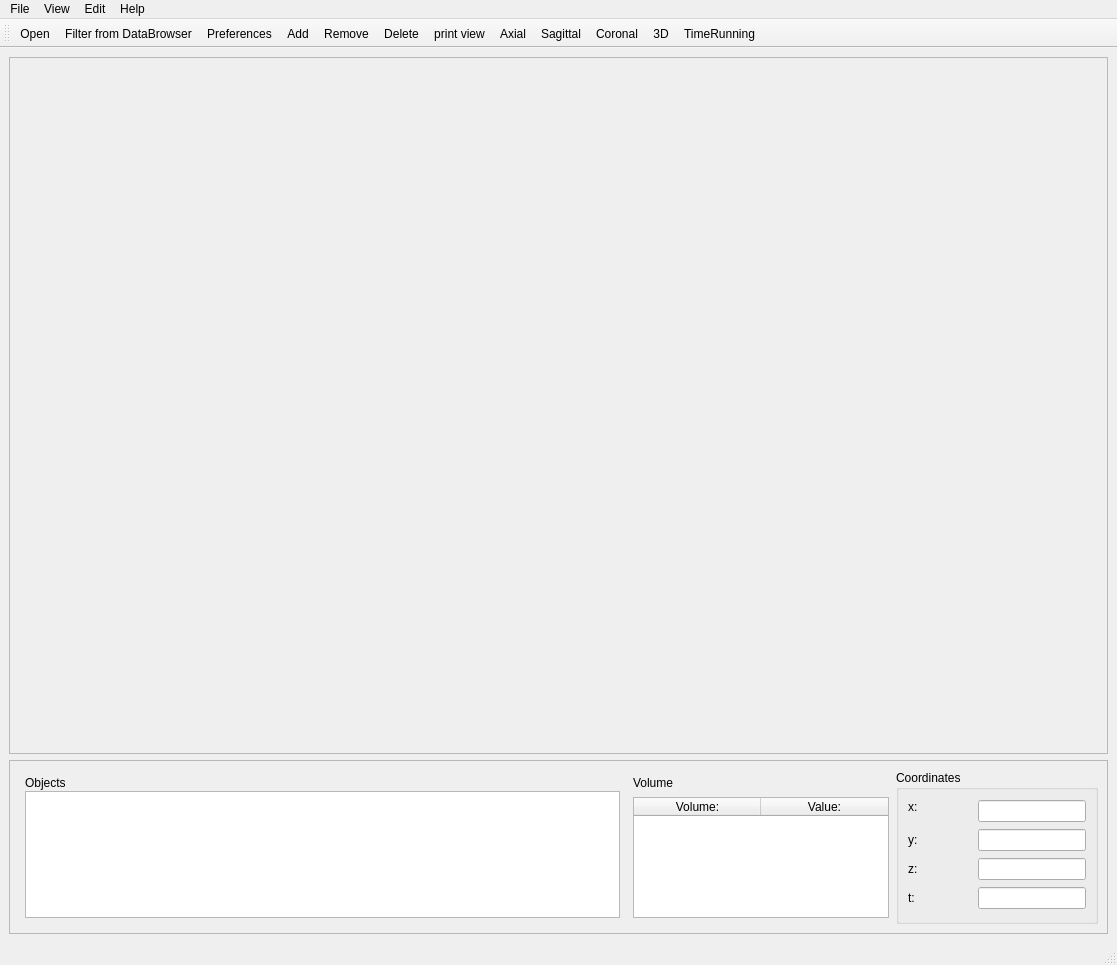
<?xml version="1.0" encoding="UTF-8"?>
<ui version="4.0">
 <class>MainWindow</class>
 <widget class="QMainWindow" name="MainWindow">
  <property name="geometry">
   <rect>
    <x>0</x>
    <y>0</y>
    <width>1117</width>
    <height>965</height>
   </rect>
  </property>
  <property name="windowTitle">
   <string>MainWindow</string>
  </property>
  <widget class="QWidget" name="centralwidget">
   <layout class="QVBoxLayout" name="verticalLayout">
    <item>
     <widget class="QFrame" name="windows">
      <property name="sizePolicy">
       <sizepolicy hsizetype="Preferred" vsizetype="Preferred">
        <horstretch>0</horstretch>
        <verstretch>8</verstretch>
       </sizepolicy>
      </property>
      <property name="minimumSize">
       <size>
        <width>0</width>
        <height>200</height>
       </size>
      </property>
      <property name="baseSize">
       <size>
        <width>0</width>
        <height>0</height>
       </size>
      </property>
      <property name="acceptDrops">
       <bool>true</bool>
      </property>
      <property name="frameShape">
       <enum>QFrame::StyledPanel</enum>
      </property>
      <property name="frameShadow">
       <enum>QFrame::Raised</enum>
      </property>
      <property name="lineWidth">
       <number>1</number>
      </property>
     </widget>
    </item>
    <item>
     <widget class="QFrame" name="frame">
      <property name="sizePolicy">
       <sizepolicy hsizetype="Preferred" vsizetype="Preferred">
        <horstretch>0</horstretch>
        <verstretch>2</verstretch>
       </sizepolicy>
      </property>
      <property name="frameShape">
       <enum>QFrame::StyledPanel</enum>
      </property>
      <property name="frameShadow">
       <enum>QFrame::Raised</enum>
      </property>
      <layout class="QHBoxLayout" name="horizontalLayout" stretch="0,0,0">
       <property name="spacing">
        <number>7</number>
       </property>
       <item>
        <widget class="QWidget" name="objectWidget" native="true">
         <property name="sizePolicy">
          <sizepolicy hsizetype="Preferred" vsizetype="Preferred">
           <horstretch>3</horstretch>
           <verstretch>0</verstretch>
          </sizepolicy>
         </property>
         <layout class="QVBoxLayout" name="Objectbox" stretch="0,0">
          <property name="spacing">
           <number>1</number>
          </property>
          <property name="leftMargin">
           <number>6</number>
          </property>
          <property name="topMargin">
           <number>6</number>
          </property>
          <property name="rightMargin">
           <number>6</number>
          </property>
          <property name="bottomMargin">
           <number>6</number>
          </property>
          <item>
           <widget class="QLabel" name="label_6">
            <property name="sizePolicy">
             <sizepolicy hsizetype="Preferred" vsizetype="Preferred">
              <horstretch>0</horstretch>
              <verstretch>0</verstretch>
             </sizepolicy>
            </property>
            <property name="font">
             <font>
              <pointsize>9</pointsize>
              <weight>50</weight>
              <bold>false</bold>
             </font>
            </property>
            <property name="text">
             <string>Objects</string>
            </property>
            <property name="margin">
             <number>4</number>
            </property>
           </widget>
          </item>
          <item>
           <widget class="QListWidget" name="objectslist">
            <property name="sizePolicy">
             <sizepolicy hsizetype="Expanding" vsizetype="Expanding">
              <horstretch>2</horstretch>
              <verstretch>0</verstretch>
             </sizepolicy>
            </property>
           </widget>
          </item>
         </layout>
        </widget>
       </item>
       <item>
        <layout class="QVBoxLayout" name="volumeWidget" stretch="0,0">
         <property name="topMargin">
          <number>6</number>
         </property>
         <property name="bottomMargin">
          <number>6</number>
         </property>
         <item>
          <widget class="QLabel" name="label_7">
           <property name="font">
            <font>
             <weight>50</weight>
             <bold>false</bold>
            </font>
           </property>
           <property name="text">
            <string>Volume</string>
           </property>
           <property name="margin">
            <number>4</number>
           </property>
          </widget>
         </item>
         <item>
          <widget class="QTableWidget" name="volumesBox">
           <property name="sizePolicy">
            <sizepolicy hsizetype="Expanding" vsizetype="Expanding">
             <horstretch>0</horstretch>
             <verstretch>0</verstretch>
            </sizepolicy>
           </property>
           <property name="editTriggers">
            <set>QAbstractItemView::NoEditTriggers</set>
           </property>
           <property name="verticalScrollMode">
            <enum>QAbstractItemView::ScrollPerItem</enum>
           </property>
           <property name="horizontalScrollMode">
            <enum>QAbstractItemView::ScrollPerPixel</enum>
           </property>
           <attribute name="horizontalHeaderMinimumSectionSize">
            <number>38</number>
           </attribute>
           <attribute name="horizontalHeaderDefaultSectionSize">
            <number>127</number>
           </attribute>
           <column>
            <property name="text">
             <string>Volume:</string>
            </property>
           </column>
           <column>
            <property name="text">
             <string>Value:</string>
            </property>
           </column>
          </widget>
         </item>
        </layout>
       </item>
       <item>
        <widget class="QGroupBox" name="groupBox">
         <property name="sizePolicy">
          <sizepolicy hsizetype="Preferred" vsizetype="Preferred">
           <horstretch>1</horstretch>
           <verstretch>0</verstretch>
          </sizepolicy>
         </property>
         <property name="sizeIncrement">
          <size>
           <width>0</width>
           <height>0</height>
          </size>
         </property>
         <property name="title">
          <string>Coordinates</string>
         </property>
         <layout class="QGridLayout">
          <property name="spacing">
           <number>6</number>
          </property>
          <item row="0" column="0">
           <widget class="QLabel" name="infoLabel">
            <property name="text">
             <string>x:</string>
            </property>
            <property name="alignment">
             <set>Qt::AlignLeading|Qt::AlignLeft|Qt::AlignTop</set>
            </property>
           </widget>
          </item>
          <item row="0" column="1">
           <spacer>
            <property name="orientation">
             <enum>Qt::Horizontal</enum>
            </property>
            <property name="sizeHint" stdset="0">
             <size>
              <width>11</width>
              <height>20</height>
             </size>
            </property>
           </spacer>
          </item>
          <item row="0" column="2">
           <widget class="QLineEdit" name="coordXEdit"/>
          </item>
          <item row="1" column="0">
           <widget class="QLabel" name="label_2">
            <property name="text">
             <string>y:</string>
            </property>
           </widget>
          </item>
          <item row="1" column="1">
           <spacer>
            <property name="orientation">
             <enum>Qt::Horizontal</enum>
            </property>
            <property name="sizeHint" stdset="0">
             <size>
              <width>11</width>
              <height>20</height>
             </size>
            </property>
           </spacer>
          </item>
          <item row="1" column="2">
           <widget class="QLineEdit" name="coordYEdit"/>
          </item>
          <item row="2" column="0">
           <widget class="QLabel" name="label_3">
            <property name="text">
             <string>z:</string>
            </property>
           </widget>
          </item>
          <item row="2" column="1">
           <spacer>
            <property name="orientation">
             <enum>Qt::Horizontal</enum>
            </property>
            <property name="sizeHint" stdset="0">
             <size>
              <width>11</width>
              <height>20</height>
             </size>
            </property>
           </spacer>
          </item>
          <item row="2" column="2">
           <widget class="QLineEdit" name="coordZEdit"/>
          </item>
          <item row="3" column="0">
           <widget class="QLabel" name="label_4">
            <property name="text">
             <string>t:</string>
            </property>
           </widget>
          </item>
          <item row="3" column="1">
           <spacer>
            <property name="orientation">
             <enum>Qt::Horizontal</enum>
            </property>
            <property name="sizeHint" stdset="0">
             <size>
              <width>11</width>
              <height>20</height>
             </size>
            </property>
           </spacer>
          </item>
          <item row="3" column="2">
           <widget class="QLineEdit" name="coordTEdit"/>
          </item>
         </layout>
        </widget>
       </item>
      </layout>
     </widget>
    </item>
   </layout>
  </widget>
  <widget class="QMenuBar" name="menubar">
   <property name="enabled">
    <bool>true</bool>
   </property>
   <property name="geometry">
    <rect>
     <x>0</x>
     <y>0</y>
     <width>1117</width>
     <height>20</height>
    </rect>
   </property>
   <property name="baseSize">
    <size>
     <width>0</width>
     <height>0</height>
    </size>
   </property>
   <widget class="QMenu" name="menuFile">
    <property name="title">
     <string>File</string>
    </property>
    <addaction name="fileOpenAction"/>
    <addaction name="separator"/>
    <addaction name="filterAction"/>
    <addaction name="separator"/>
    <addaction name="actionRecent_file"/>
    <addaction name="separator"/>
    <addaction name="actionSave"/>
    <addaction name="separator"/>
    <addaction name="fileExitAction"/>
   </widget>
   <widget class="QMenu" name="menuView">
    <property name="title">
     <string>View</string>
    </property>
    <addaction name="viewEnable_Volume_RenderingAction"/>
    <addaction name="separator"/>
    <addaction name="viewOpen_Anatomist_main_window"/>
    <addaction name="separator"/>
   </widget>
   <widget class="QMenu" name="menuHelp">
    <property name="title">
     <string>Help</string>
    </property>
   </widget>
   <widget class="QMenu" name="menuEdit">
    <property name="title">
     <string>Edit</string>
    </property>
    <addaction name="actionPreferences"/>
    <addaction name="separator"/>
   </widget>
   <addaction name="menuFile"/>
   <addaction name="menuView"/>
   <addaction name="menuEdit"/>
   <addaction name="menuHelp"/>
  </widget>
  <widget class="QStatusBar" name="statusbar">
   <property name="enabled">
    <bool>true</bool>
   </property>
  </widget>
  <widget class="QToolBar" name="toolBar">
   <property name="windowTitle">
    <string>toolBar</string>
   </property>
   <property name="iconSize">
    <size>
     <width>23</width>
     <height>20</height>
    </size>
   </property>
   <attribute name="toolBarArea">
    <enum>TopToolBarArea</enum>
   </attribute>
   <attribute name="toolBarBreak">
    <bool>false</bool>
   </attribute>
   <addaction name="fileOpenAction"/>
   <addaction name="filterAction"/>
   <addaction name="actionPreferences"/>
   <addaction name="editAddAction"/>
   <addaction name="editRemoveAction"/>
   <addaction name="editDeleteAction"/>
   <addaction name="actionprint_view"/>
   <addaction name="actionAxial"/>
   <addaction name="actionSagittal"/>
   <addaction name="actionCoronal"/>
   <addaction name="action3D"/>
   <addaction name="actionTimeRunning"/>
  </widget>
  <action name="filterAction">
   <property name="icon">
    <iconset resource="IconResources.qrc">
     <normaloff>:/database.png</normaloff>:/database.png</iconset>
   </property>
   <property name="text">
    <string>Filter from DataBrowser</string>
   </property>
  </action>
  <action name="actionAdd_from_directory">
   <property name="text">
    <string>Add from directory</string>
   </property>
  </action>
  <action name="actionRecent_file">
   <property name="text">
    <string>Recent file</string>
   </property>
  </action>
  <action name="viewEnable_Volume_RenderingAction">
   <property name="checkable">
    <bool>true</bool>
   </property>
   <property name="text">
    <string>Enable volume rendering</string>
   </property>
  </action>
  <action name="fileOpenAction">
   <property name="icon">
    <iconset resource="IconResources.qrc">
     <normaloff>:/folder.png</normaloff>:/folder.png</iconset>
   </property>
   <property name="text">
    <string>Open</string>
   </property>
  </action>
  <action name="actionSave">
   <property name="text">
    <string>Save</string>
   </property>
  </action>
  <action name="fileExitAction">
   <property name="text">
    <string>Exit</string>
   </property>
  </action>
  <action name="editAddAction">
   <property name="icon">
    <iconset resource="IconResources.qrc">
     <normaloff>:/plus.png</normaloff>:/plus.png</iconset>
   </property>
   <property name="text">
    <string>Add</string>
   </property>
   <property name="toolTip">
    <string>Add image to view</string>
   </property>
   <property name="shortcut">
    <string>+</string>
   </property>
  </action>
  <action name="editRemoveAction">
   <property name="icon">
    <iconset resource="IconResources.qrc">
     <normaloff>:/signe-moins.png</normaloff>:/signe-moins.png</iconset>
   </property>
   <property name="text">
    <string>Remove</string>
   </property>
   <property name="toolTip">
    <string>Remove image from view</string>
   </property>
   <property name="shortcut">
    <string>-</string>
   </property>
  </action>
  <action name="editDeleteAction">
   <property name="icon">
    <iconset resource="IconResources.qrc">
     <normaloff>:/delete.png</normaloff>:/delete.png</iconset>
   </property>
   <property name="text">
    <string>Delete</string>
   </property>
   <property name="toolTip">
    <string>Delete file from dataviewer</string>
   </property>
   <property name="shortcut">
    <string>Ctrl+Del</string>
   </property>
  </action>
  <action name="viewOpen_Anatomist_main_window">
   <property name="text">
    <string>Open Anatomist main window</string>
   </property>
  </action>
  <action name="actionprint_view">
   <property name="icon">
    <iconset resource="IconResources.qrc">
     <normaloff>:/camera.png</normaloff>:/camera.png</iconset>
   </property>
   <property name="text">
    <string>print view</string>
   </property>
   <property name="toolTip">
    <string>print actual view</string>
   </property>
  </action>
  <action name="actionAxial">
   <property name="checkable">
    <bool>true</bool>
   </property>
   <property name="icon">
    <iconset resource="IconResources.qrc">
     <normaloff>:/RE_ Icons/ax-01.png</normaloff>:/RE_ Icons/ax-01.png</iconset>
   </property>
   <property name="text">
    <string>Axial</string>
   </property>
   <property name="toolTip">
    <string>Show Axial view</string>
   </property>
  </action>
  <action name="actionSagittal">
   <property name="checkable">
    <bool>true</bool>
   </property>
   <property name="icon">
    <iconset resource="IconResources.qrc">
     <normaloff>:/RE_ Icons/sag-01.png</normaloff>:/RE_ Icons/sag-01.png</iconset>
   </property>
   <property name="text">
    <string>Sagittal</string>
   </property>
   <property name="toolTip">
    <string>Show Sagittal view</string>
   </property>
  </action>
  <action name="actionCoronal">
   <property name="checkable">
    <bool>true</bool>
   </property>
   <property name="icon">
    <iconset resource="IconResources.qrc">
     <normaloff>:/RE_ Icons/coro-01.png</normaloff>:/RE_ Icons/coro-01.png</iconset>
   </property>
   <property name="text">
    <string>Coronal</string>
   </property>
   <property name="toolTip">
    <string>Show coronal view</string>
   </property>
  </action>
  <action name="action3D">
   <property name="checkable">
    <bool>true</bool>
   </property>
   <property name="icon">
    <iconset resource="IconResources.qrc">
     <normaloff>:/RE_ Icons/dimension-01.png</normaloff>:/RE_ Icons/dimension-01.png</iconset>
   </property>
   <property name="text">
    <string>3D</string>
   </property>
   <property name="toolTip">
    <string>Show view in 3D</string>
   </property>
  </action>
  <action name="actionPreferences">
   <property name="icon">
    <iconset resource="IconResources.qrc">
     <normaloff>:/settings.png</normaloff>:/settings.png</iconset>
   </property>
   <property name="text">
    <string>Preferences</string>
   </property>
  </action>
  <action name="actionTimeRunning">
   <property name="checkable">
    <bool>true</bool>
   </property>
   <property name="icon">
    <iconset resource="IconResources.qrc">
     <normaloff>:/play.png</normaloff>:/play.png</iconset>
   </property>
   <property name="text">
    <string>TimeRunning</string>
   </property>
   <property name="toolTip">
    <string>Display time images automatically by choosing the frame rate in the settings</string>
   </property>
  </action>
 </widget>
 <resources>
  <include location="IconResources.qrc"/>
 </resources>
 <connections/>
</ui>
